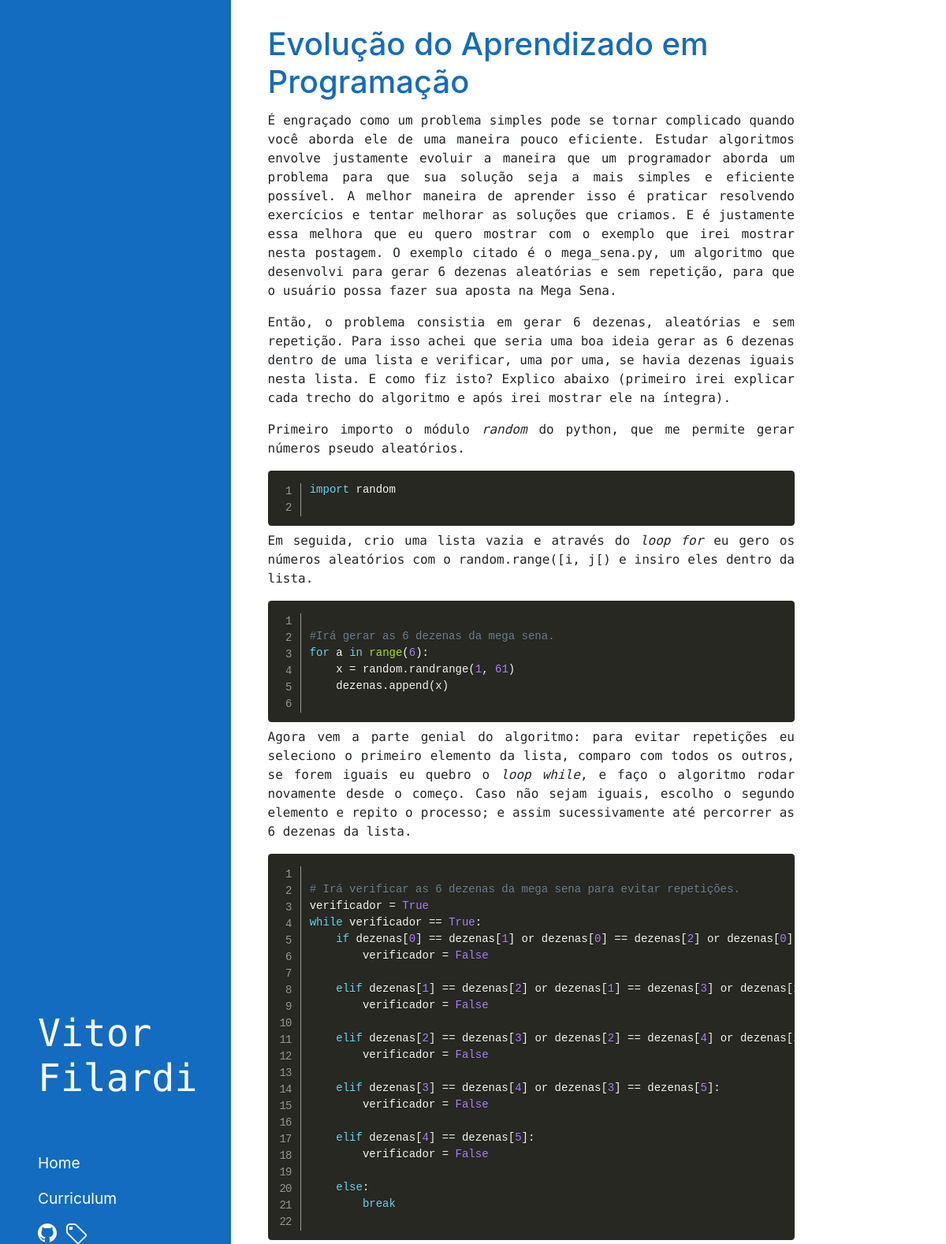
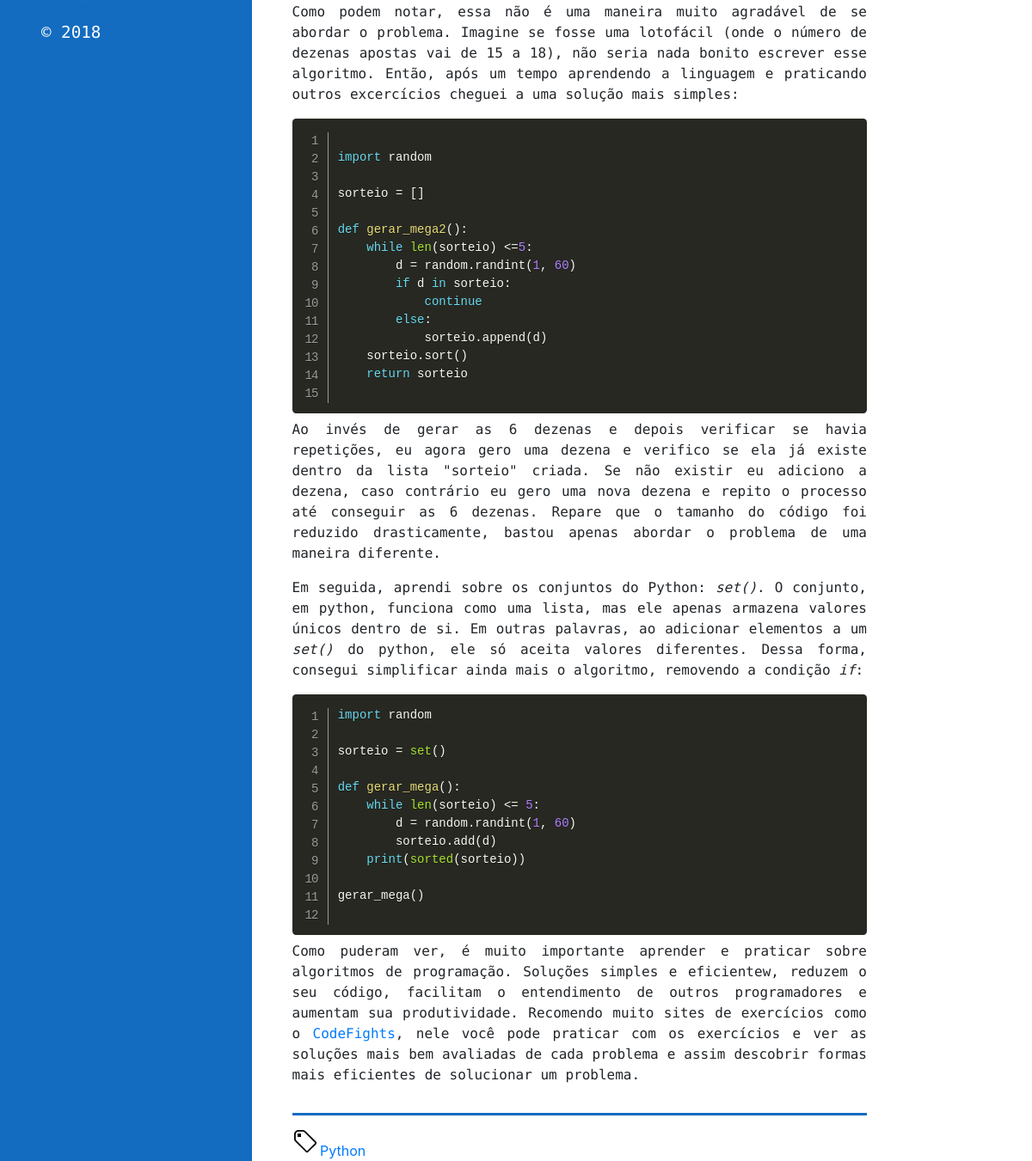
The page /articles/evolucao-do-aprendizado-em-programacao on the database as committed earlier (2 pictures, top to bottom).
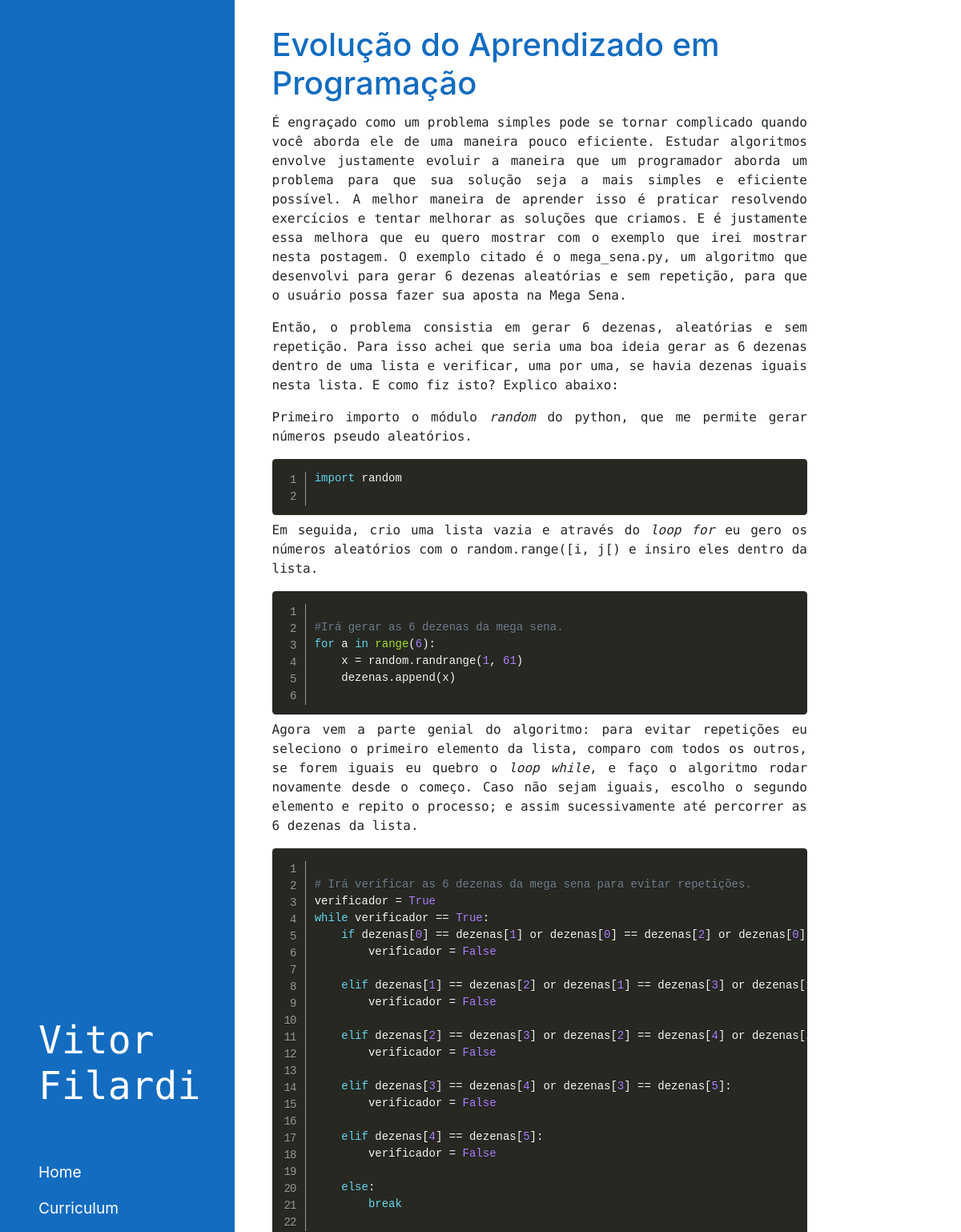
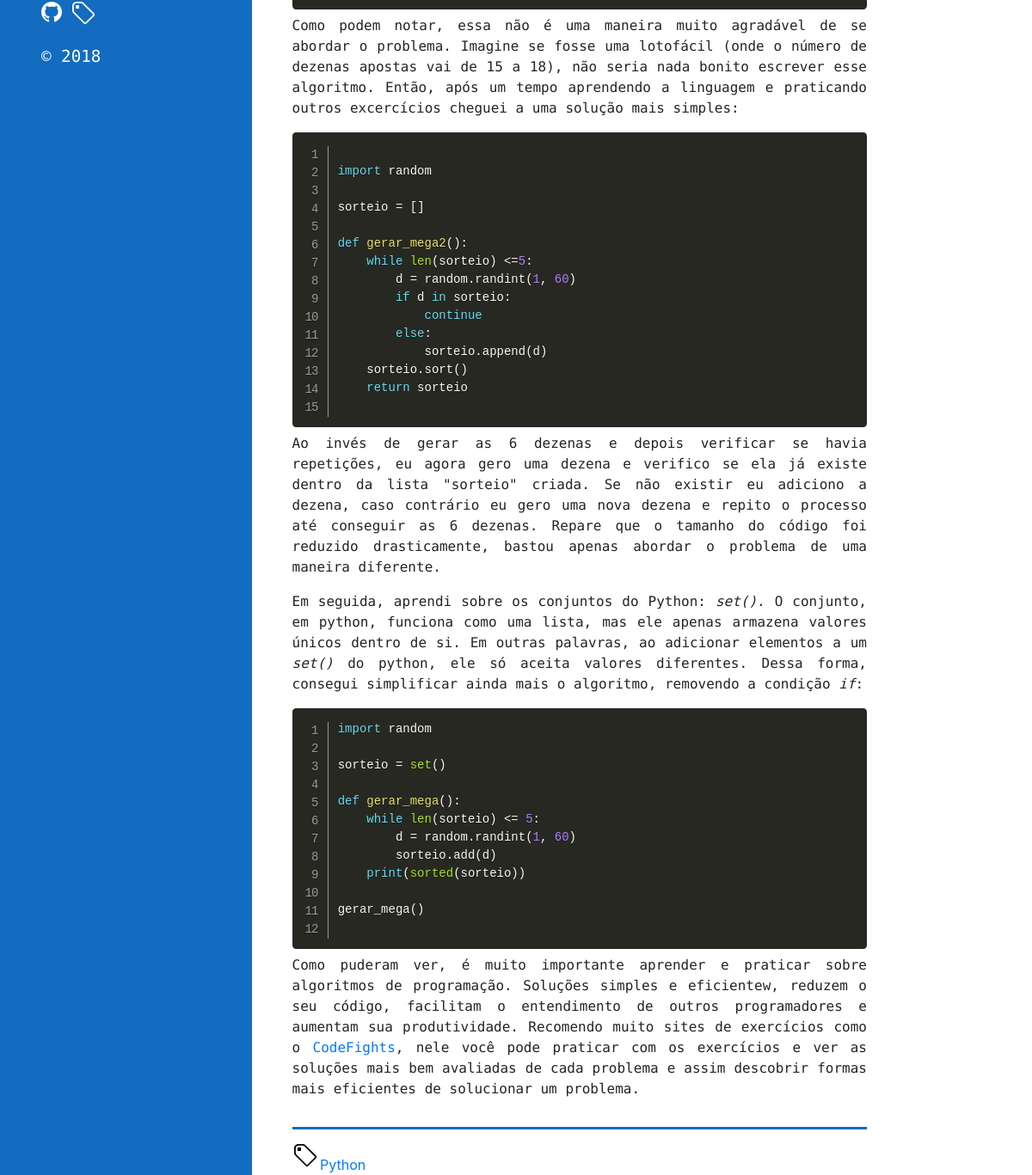
The same page on the database as committed later (2 pictures, top to bottom).
### blog/models.py (models this page shows, shortened)
class Post(models.Model):
    DRAFT = 'Draft'
    PUBLISHED = 'Published'
    STATUS_CHOICES = (
        (DRAFT, 'Draft'),
        (PUBLISHED, 'Published'),
    )
    title = models.CharField(max_length=200)
    slug = models.SlugField(max_length=100, unique=True)
    text = models.TextField()
    created = models.DateTimeField(auto_now_add=True)
    updated = models.DateTimeField(auto_now=True)
    posted = models.DateTimeField(blank=True, null=True)
    tag = models.ManyToManyField('Tag', related_name='posts', blank=True)
    category = models.ForeignKey('Category', on_delete=models.CASCADE, related_name='posts')
    status = models.CharField(max_length=20, default='Draft', choices=STATUS_CHOICES)

### blog/views.py (the view)
class PostView(DetailView):
    template_name = "blog/post.html"
    model = Post
    context_object_name = "post"

### blog/templates/blog/post.html (shortened to what this page needs)
{% extends "blog/base.html" %}
{% block content %}
<article class="content">
    <header class="post-header">
        <h2 class="post-titles">
            {{ post.title }}
        </h2>
    </header>
    {% autoescape off %}
        {{ post.text }}
    {% endautoescape %}
    {% if post.tag %}
    <div class="post-tags">
        {% for tag in post.tag.all  %}
        <a class="tag-link" href="{% url 'posts_list_by_tag' slug=tag.slug %}">
            <span>{% include 'svg/tag-post.html' %}</span>
            <span>{{ tag.title }}</span>
        </a>
        {% endfor %}
    </div>
    {% endif %}
</article>
{% endblock %}

Rows that differ between the two databases and show on the page:
changed Post "Evolução do Aprendizado em Programação": text "…como fiz isto? Explico abaixo (primeiro irei explicar cada trecho do algoritmo e após irei mostrar ele na íntegra). Primeiro importo o módulo…" → "…como fiz isto? Explico abaixo: Primeiro importo o módulo…"
